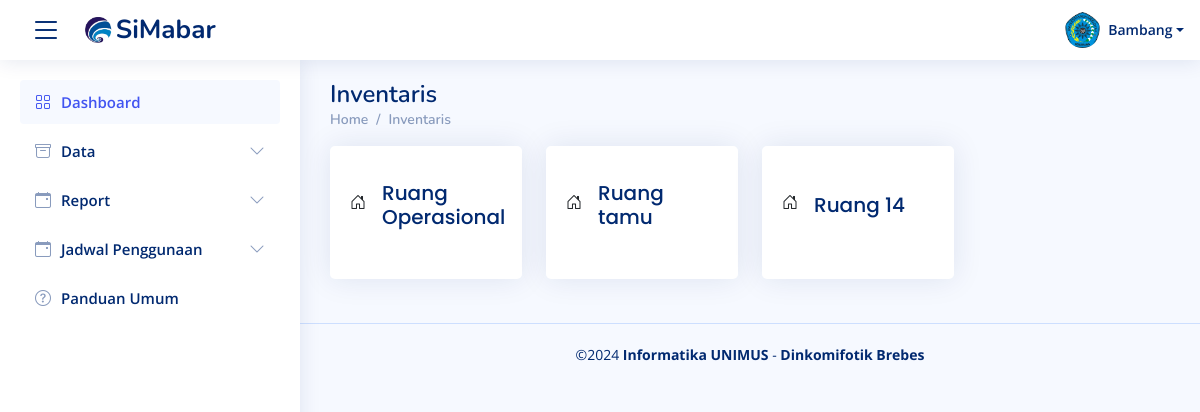
Page /inventaris.php on the earlier database version.
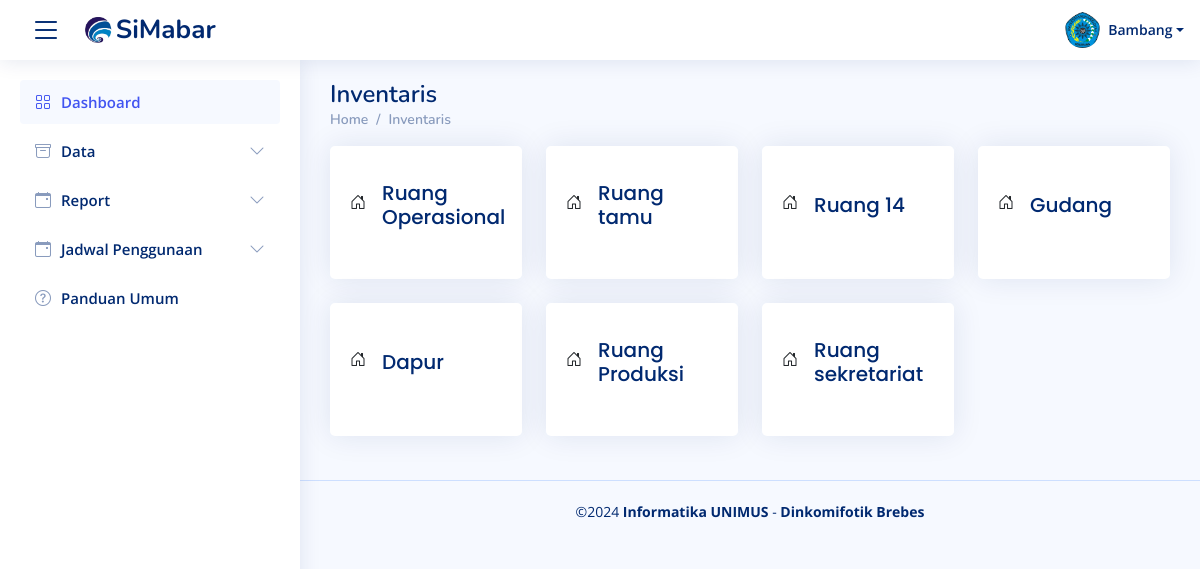
Same page on the later database version.
### tables this page shows
CREATE TABLE `lokasi` (
  `id_lokasi` varchar(50) NOT NULL,
  `nama_lokasi` varchar(100) NOT NULL,
  `bid_lokasi` varchar(50) DEFAULT NULL,
  `tempat_lokasi` varchar(100) DEFAULT NULL,
  `kategori_lokasi` varchar(50) DEFAULT NULL,
  `desk_lokasi` text DEFAULT NULL
);

### inventaris.php (the view, shortened to what this page needs)
<?php
include ('koneksi/koneksi.php');
include ("component/header.php");
$query = "SELECT id_lokasi, nama_lokasi FROM lokasi WHERE kategori_lokasi = 'Ruangan'";
$result = mysqli_query($conn, $query);
?>
<main id="main" class="main">
<div class="pagetitle">
    <h1>Inventaris</h1>
    <nav>
      <ol class="breadcrumb">
        <li class="breadcrumb-item"><a href="index.html">Home</a></li>
        <li class="breadcrumb-item">Inventaris</li>
      </ol>
    </nav>
  </div>
<div class="col-lg-12">
    <div class="row">
        <?php
        if (mysqli_num_rows($result) > 0) {
            while ($row = mysqli_fetch_assoc($result)) {
                $nama_ruang = $row['nama_lokasi'];
        ?>
        <div class="col-xxl-5 col-md-3 mb-4">
        <a href="inventaris_ruangan.php?nama_lokasi=<?php echo urlencode($nama_ruang); ?>" class="text-decoration-none text-dark">
                <div class="card info-card sales-card h-100">
                    <div class="card-body d-flex align-items-center">
                        <div class="card-icon rounded-circle d-flex align-items-center justify-content-center me-3">
                            <i class="bi bi-house-door"></i>
                        </div>
                        <div>
                            <h6 class="card-title mb-0 small-font"><?php echo htmlspecialchars($nama_ruang); ?></h6>
                        </div>
                    </div>
                </div>
            </a>
        </div>
        <?php
            }
        } else {
            echo "<p>No rooms found in the database.</p>";
        }
        ?>
    </div>
</div>
    </main>
<?php include ("component/footer.php"); ?>

Differences in the rows shown:
added lokasi: nama_lokasi "Gudang"
added lokasi: nama_lokasi "Dapur"
added lokasi: nama_lokasi "Ruang Produksi"
added lokasi: nama_lokasi "Ruang sekretariat"
